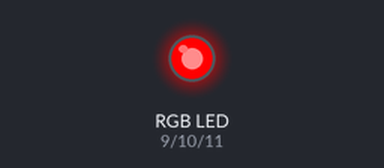
This sketch was run on a simulated Arduino Uno, built with avr-gcc and run on an emulated ATmega328P. On the bench: an RGB LED mixed from three pins (HIGH = lit).

Above: at 0.5 s.
At 2.5 s:
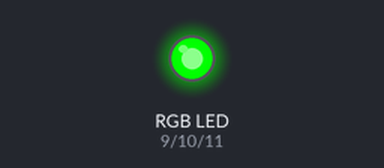
At 4.5 s:
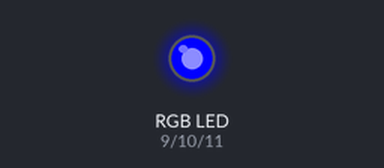
At 5.5 s:
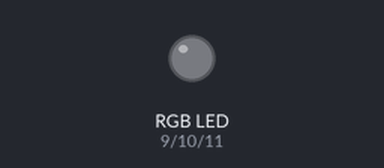
Timing chart, 0 to 7.8 s (numbered marks = the images above):
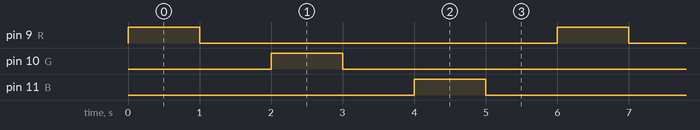

Measured:
- by itself, pin 9 (R), pin 10 (G), pin 11 (B): alternates HIGH for 1.0 s and LOW for 5.0 s
- by itself, everything shown: repeats every 6.0 s, in 6 steps

The sketch:

ex_RGBLED.ino
```cpp
#define R 9
#define G 10
#define B 11

void setup() {
  pinMode(R,OUTPUT);
  pinMode(G,OUTPUT);
  pinMode(B,OUTPUT);
}

void loop() {
  digitalWrite(R,HIGH);
  delay(1000);
  digitalWrite(R,LOW);
  delay(1000);

  digitalWrite(G,HIGH);
  delay(1000);
  digitalWrite(G,LOW);
  delay(1000);

  digitalWrite(B,HIGH);
  delay(1000);
  digitalWrite(B,LOW);
  delay(1000);

}
```
